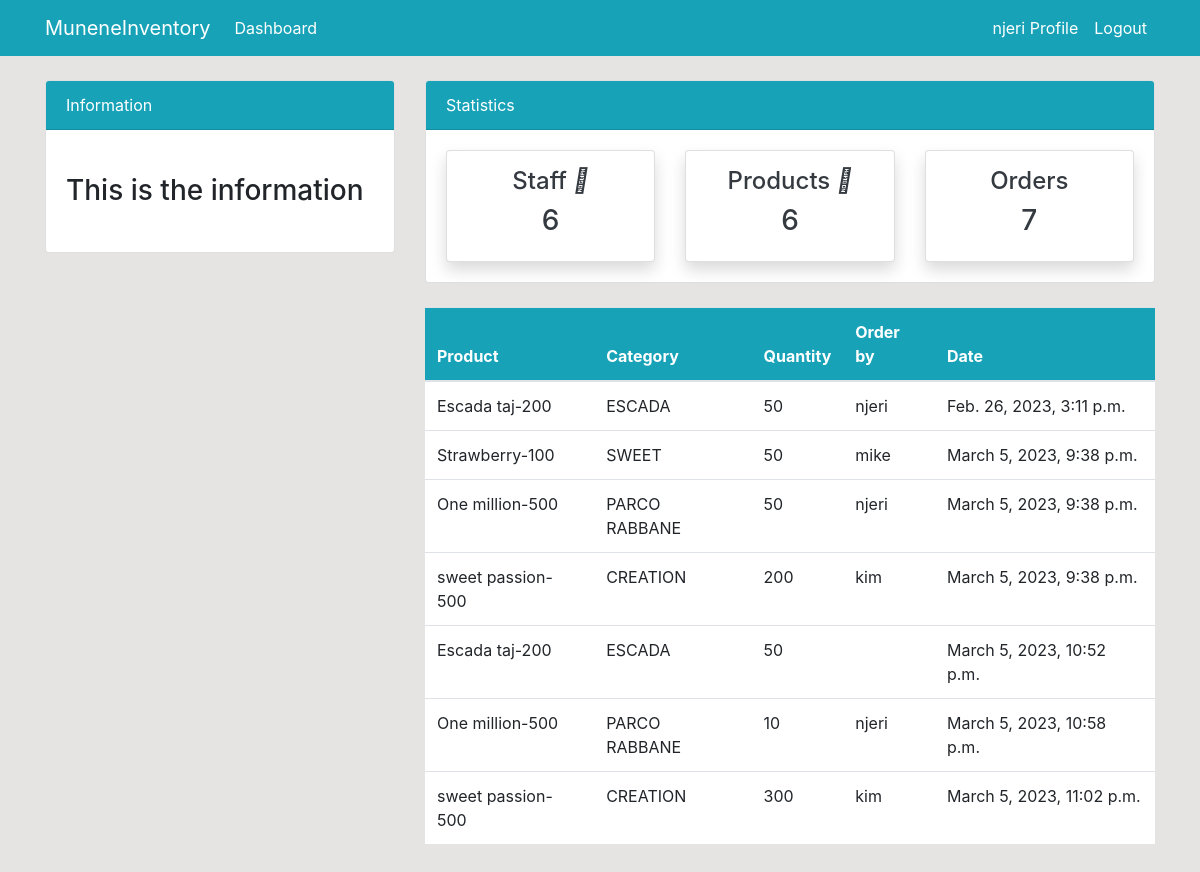
Screenshot of /order/ (signed in) with the database file from the repository.
### dashboard/models.py (models this page shows, shortened)
class Order(models.Model):
    product = models.ForeignKey(Product, on_delete=models.CASCADE, null=True)
    staff = models.ForeignKey(User, models.CASCADE, null=True)
    order_quantity = models.PositiveIntegerField(null=True)
    date = models.DateTimeField(auto_now_add=True)
    class Meta:
        verbose_name_plural = 'Order'

class Product(models.Model):
    name = models.CharField(max_length=100, null=True)
    category = models.CharField(max_length=50, choices=CATEGORY, null=True)
    quantity = models.PositiveIntegerField(null=True)
    class Meta:
        verbose_name_plural = 'Product'
    def __str__(self):
        return f'{self.name}-{self.quantity}'

### dashboard/views.py (the view)
# urls.py: path('order/', views.order, name= 'dashboard-order'),
@login_required
def order(request):
    orders = Order.objects.all()
    orders_count = orders.count()
    workers_count = User.objects.all().count()
    product_count = Product.objects.all().count()
    context = {
        'orders': orders,
        'workers_count': workers_count,
        'orders_count': orders_count,
        'product_count': product_count
    }
    return render(request, 'dashboard/order.html', context)

### templates/dashboard/order.html (shortened to what this page needs)
{% extends 'partials/base.html' %}
{% block content %}
{% include 'partials/topnav.html' %}
<div class="container">
    <div class="row my-4">
        <div class="col-md-4">
        </div>
        <div class="col-md-8">
            <table class="table bg-white">
                <thead class="bg-info">
                <tr class="text-white">
                    <th scope="col">Product</th>
                    <th scope="col">Category</th>
                    <th scope="col">Quantity</th>
                    <th scope="col">Order by</th>
                    <th scope="col">Date</th>
                </tr>
                </thead>
                <tbody>
                    {% for orders in orders %}
                    <tr>
                        <td>{{ orders.product }}</td>
                        <td>{{ orders.product.category }}</td>
                        <td>{{ orders.order_quantity }}</td>
                        <td>
                            {{ orders.staff.username }}
                        </td>
                        <td>
                            {{ orders.date }}
                        </td>
                    </tr>
                    {% endfor %}
                </tbody>
            </table>
        </div>
    </div>
</div>
{% endblock %}

### templates/partials/nav.html (shortened to what this page needs)
<nav class="navbar navbar-expand-lg navbar-info bg-info">
    {% if user.is_authenticated %}
    <div class="container">
        <a class="navbar-brand text-white" href="{% url 'dashboard-index' %}">MuneneInventory</a>
        <div class="collapse navbar-collapse" id="navbarSupportedContent">
            <ul class="navbar-nav mr-auto">
                <li class="nav-item active">
                    <a class="nav-link text-white" href="{% url 'dashboard-index' %}">Dashboard <span class="sr-only">(current)</span></a>
                </li>
            </ul>
            <ul class="navbar-nav ml-auto">
                <li class="nav-item active">
                    <a class="nav-link text-white" href="{% url 'user-profile' %}">{{ user.username }} Profile </a>
                </li>
                <li class="nav-item">
                    <a class="nav-link text-white" href="{% url 'user-logout' %}">Logout</a>
                </li>
            </ul>
            {% endif %}
        </div>
    </div>
</nav>

### static/style.css (style rules this page uses)
body { background: rgb(230, 227, 227); }

### rows the page displays
Order: product "Escada taj-200", product.category "ESCADA", order_quantity "50", staff.username "njeri", date "Feb. 26, 2023, 3:11 p.m."
Order: product "Strawberry-100", product.category "SWEET", order_quantity "50", staff.username "mike", date "March 5, 2023, 9:38 p.m."
Order: product "One million-500", product.category "PARCO RABBANE", order_quantity "50", staff.username "njeri", date "March 5, 2023, 9:38 p.m."
Order: product "sweet passion-500", product.category "CREATION", order_quantity "200", staff.username "kim", date "March 5, 2023, 9:38 p.m."
Order: product "Escada taj-200", product.category "ESCADA", order_quantity "50", date "March 5, 2023, 10:52 p.m."
Order: product "One million-500", product.category "PARCO RABBANE", order_quantity "10", staff.username "njeri", date "March 5, 2023, 10:58 p.m."
Order: product "sweet passion-500", product.category "CREATION", order_quantity "300", staff.username "kim", date "March 5, 2023, 11:02 p.m."

### other values shown
{{ user.username }} "njeri"
{{ workers_count }} "6"
{{ product_count }} "6"
{{ orders_count }} "7"
